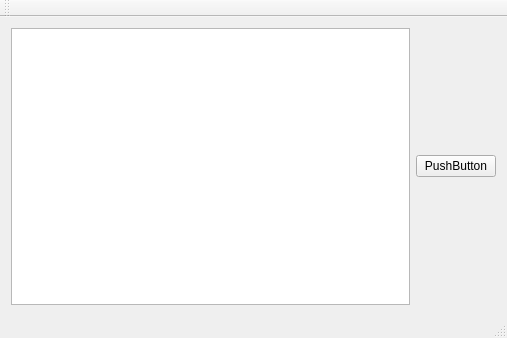
<?xml version="1.0" encoding="UTF-8"?>
<ui version="4.0">
 <class>MainWindow</class>
 <widget class="QMainWindow" name="MainWindow">
  <property name="geometry">
   <rect>
    <x>0</x>
    <y>0</y>
    <width>507</width>
    <height>338</height>
   </rect>
  </property>
  <property name="windowTitle">
   <string>MainWindow</string>
  </property>
  <widget class="QWidget" name="centralWidget">
   <layout class="QGridLayout" name="gridLayout_2">
    <item row="0" column="0">
     <widget class="QGraphicsView" name="graphicsView"/>
    </item>
    <item row="0" column="1">
     <layout class="QGridLayout" name="gridLayout">
      <item row="0" column="0">
       <widget class="QPushButton" name="pushButton">
        <property name="text">
         <string>PushButton</string>
        </property>
       </widget>
      </item>
     </layout>
    </item>
   </layout>
  </widget>
  <widget class="QMenuBar" name="menuBar">
   <property name="geometry">
    <rect>
     <x>0</x>
     <y>0</y>
     <width>507</width>
     <height>22</height>
    </rect>
   </property>
  </widget>
  <widget class="QToolBar" name="mainToolBar">
   <attribute name="toolBarArea">
    <enum>TopToolBarArea</enum>
   </attribute>
   <attribute name="toolBarBreak">
    <bool>false</bool>
   </attribute>
  </widget>
  <widget class="QStatusBar" name="statusBar"/>
 </widget>
 <layoutdefault spacing="6" margin="11"/>
 <resources/>
 <connections/>
</ui>
